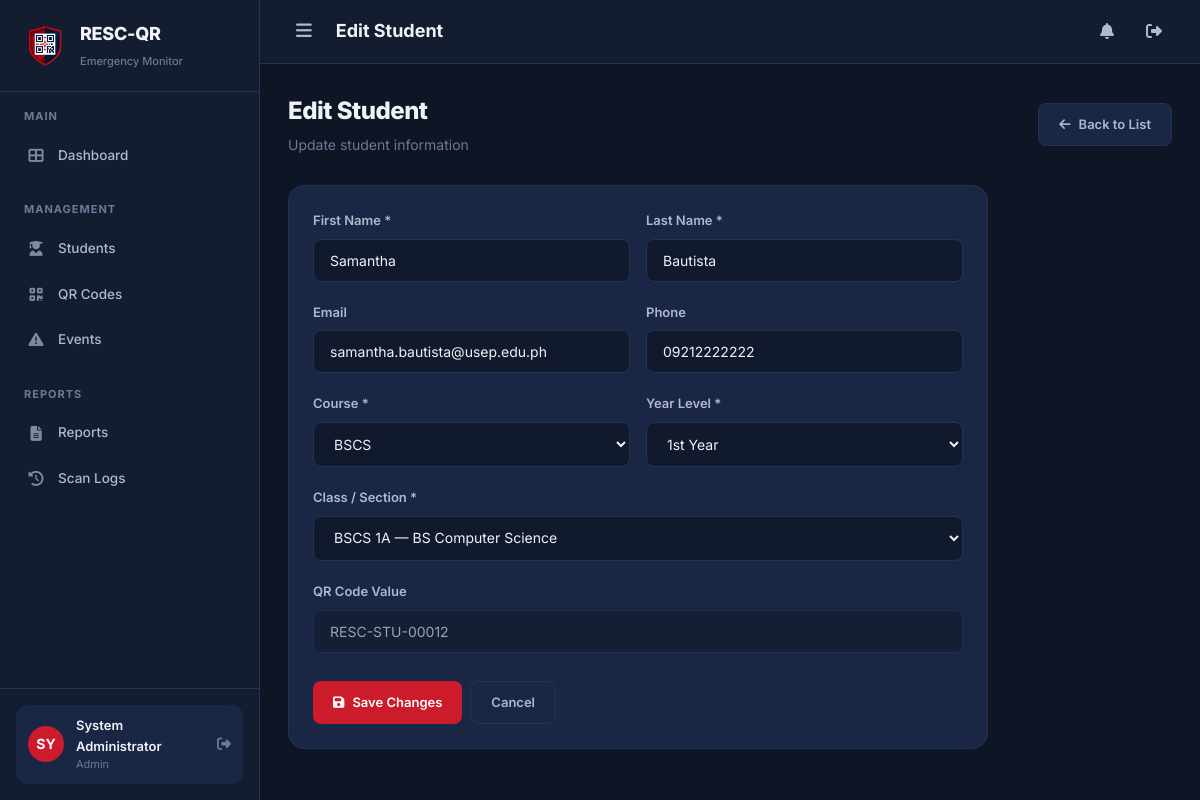
Page /student/edit/12 (signed in) on the committed database.
### tables this page shows
CREATE TABLE IF NOT EXISTS `student` (
    `student_id` INT AUTO_INCREMENT PRIMARY KEY,
    `class_id` INT NOT NULL,
    `first_name` VARCHAR(100) NOT NULL,
    `last_name` VARCHAR(100) NOT NULL,
    `email` VARCHAR(150) DEFAULT NULL,
    `password_hash` VARCHAR(255) DEFAULT NULL,
    `phone` VARCHAR(20) DEFAULT NULL,
    `course` VARCHAR(100) NOT NULL,
    `year_level` VARCHAR(20) NOT NULL,
    `qr_code_value` VARCHAR(255) DEFAULT NULL UNIQUE,
    `profile_image` VARCHAR(255) DEFAULT NULL,
    `profile_status` ENUM('Active','Inactive') DEFAULT 'Active',
    `created_at` DATETIME DEFAULT CURRENT_TIMESTAMP,
    `updated_at` DATETIME DEFAULT CURRENT_TIMESTAMP ON UPDATE CURRENT_TIMESTAMP,
    FOREIGN KEY (`class_id`) REFERENCES `class`(`class_id`) ON DELETE CASCADE
);

CREATE TABLE IF NOT EXISTS `class` (
    `class_id` INT AUTO_INCREMENT PRIMARY KEY,
    `section_name` VARCHAR(100) NOT NULL,
    `program` VARCHAR(150) NOT NULL,
    `year_level` VARCHAR(20) NOT NULL,
    `created_at` DATETIME DEFAULT CURRENT_TIMESTAMP,
    `updated_at` DATETIME DEFAULT CURRENT_TIMESTAMP ON UPDATE CURRENT_TIMESTAMP
);

### app/controllers/StudentController.php (called while the page is built, shortened)
<?php
class StudentController extends Controller {
    private $studentModel;
    private $classModel;
    public function __construct() {
        $this->studentModel = $this->model('Student');
        $this->classModel   = $this->model('ClassModel');
    }
    public function edit($id = null) {
        $id = InputValidator::validateId($id);
        $student = $this->studentModel->findStudentById($id);
        $classes = $this->classModel->getAll();
        $data = ['pageTitle' => 'Edit Student', 'student' => $student, 'classes' => $classes];
        $this->view('admin/students/edit', $data);
    }
}

### core/App.php (called while the page is built, shortened)
<?php
class App {
    protected $controller = 'AuthController';
    protected $method = 'index';
    public function __construct() {
        $url = $this->parseUrl();
        $controllerName = !empty($url[0]) ? ucfirst($url[0]) . 'Controller' : $this->controller;
        $controllerMap = [
            'AuthController'          => 'AuthController',
            'DashboardController'     => 'DashboardController',
            'StudentController'       => 'StudentController',
            'QrController'            => 'QRController',
            'QRController'            => 'QRController',
            'ScanController'          => 'ScanController',
            'EventController'        => 'EventController',
            'ReportController'        => 'ReportController',
            'StudentviewController'   => 'StudentViewController',
            'StudentViewController'   => 'StudentViewController',
            'AttendanceController'    => 'AttendanceController',
            'ApiController'           => 'ApiController',
        ];
        $urlSegment = !empty($url[0]) ? $url[0] : 'auth';
        $possibleController = ucfirst(strtolower($urlSegment)) . 'Controller';
        if (isset($controllerMap[$possibleController])) {
            $controllerName = $controllerMap[$possibleController];
        } elseif ($urlSegment === 'api' && !empty($url[1])) {
            $possibleController = ucfirst(strtolower($url[1])) . 'Controller';
            if (isset($controllerMap[$possibleController])) {
                $controllerName = $controllerMap[$possibleController];
                array_shift($url);
            }
        } else {
            $controllerName = $this->controller;
        }
        $controllerFile = ROOT_PATH . '/app/controllers/' . $controllerName . '.php';
        if (file_exists($controllerFile)) {
            $this->controller = new $controllerName();
        } else {
            require_once ROOT_PATH . '/app/controllers/AuthController.php';
            $this->controller = new AuthController();
        }
        array_shift($url);
        if (!empty($url[0]) && method_exists($this->controller, $url[0])) {
            $this->method = $url[0];
            array_shift($url);
        }
        $this->params = $url ? array_values($url) : [];
        call_user_func_array([$this->controller, $this->method], $this->params);
    }
    private function parseUrl() {
        if (isset($_GET['url'])) {
            return explode('/', filter_var(rtrim($_GET['url'], '/'), FILTER_SANITIZE_URL));
        }
        return [];
    }
}

### index.php (called while the page is built, shortened)
<?php
require_once ROOT_PATH . '/config/app.php';
require_once ROOT_PATH . '/app/helpers/session_helper.php';
require_once ROOT_PATH . '/app/helpers/url_helper.php';
require_once ROOT_PATH . '/app/helpers/validation_helper.php';
require_once ROOT_PATH . '/core/Database.php';
require_once ROOT_PATH . '/core/Model.php';
require_once ROOT_PATH . '/core/Controller.php';
require_once ROOT_PATH . '/core/App.php';
$app = new App();

### app/helpers/url_helper.php (called while the page is built, shortened)
<?php
function baseUrl($path = '') {
    return BASE_URL . '/' . ltrim($path, '/');
}

### core/Database.php (called while the page is built, shortened)
<?php
class Database {
    private static $instance = null;
    private $pdo;
    private function __construct() {
        $dsn = 'mysql:host=' . DB_HOST . ';dbname=' . DB_NAME . ';charset=' . DB_CHARSET;
        $options = [
            PDO::ATTR_ERRMODE            => PDO::ERRMODE_EXCEPTION,
            PDO::ATTR_DEFAULT_FETCH_MODE => PDO::FETCH_ASSOC,
            PDO::ATTR_EMULATE_PREPARES   => false,
        ];
        try {
            $this->pdo = new PDO($dsn, DB_USER, DB_PASS, $options);
        } catch (PDOException $e) {
            die('Database connection failed: ' . $e->getMessage());
        }
    }
    public static function getInstance() {
        if (self::$instance === null) {
            self::$instance = new self();
        }
        return self::$instance;
    }
    public function getConnection() {
        return $this->pdo;
    }
}

### app/helpers/validation_helper.php (called while the page is built, shortened)
<?php
class InputValidator {
    public static function validateId($id) {
        return filter_var($id, FILTER_VALIDATE_INT, ['options' => ['min_range' => 1]]);
    }
}

### core/Model.php (called while the page is built, shortened)
<?php
class Model {
    protected $db;
    public function __construct() {
        $this->db = Database::getInstance()->getConnection();
    }
    protected function query($sql, $params = []) {
        $stmt = $this->db->prepare($sql);
        $stmt->execute($params);
        return $stmt;
    }
    protected function findAll($table, $orderBy = 'created_at DESC') {
        $stmt = $this->db->prepare("SELECT * FROM {$table} ORDER BY {$orderBy}");
        $stmt->execute();
        return $stmt->fetchAll();
    }
}

### app/models/Student.php (called while the page is built, shortened)
<?php
class Student extends Model {
    public function findStudentById($id) {
        $stmt = $this->query(
            "SELECT s.*, c.section_name, c.program
             FROM student s JOIN class c ON s.class_id = c.class_id
             WHERE s.student_id = :id",
            [':id' => $id]
        );
        return $stmt->fetch();
    }
}

### app/helpers/session_helper.php (called while the page is built, shortened)
<?php
function e($string) {
    return htmlspecialchars($string ?? '', ENT_QUOTES, 'UTF-8');
}

### app/models/ClassModel.php (called while the page is built, shortened)
<?php
class ClassModel extends Model {
    public function getAll() {
        return $this->findAll('class', 'program ASC, year_level ASC, section_name ASC');
    }
}

### app/views/admin/students/edit.php (the view, shortened to what this page needs)
<div class="page-header">
    <div>
        <h1>Edit Student</h1>
        <p>Update student information</p>
    </div>
    <a href="<?= baseUrl('student') ?>" class="btn btn-secondary">
        <i class="fas fa-arrow-left"></i> Back to List
    </a>
</div>
<div class="card" style="max-width:700px;">
    <div class="card-body">
        <form id="editStudentForm">
            <div class="form-row">
                <div class="form-group">
                    <label for="first_name">First Name *</label>
                    <input type="text" class="form-control" id="first_name" name="first_name" value="<?= e($student['first_name']) ?>" required>
                </div>
                <div class="form-group">
                    <label for="last_name">Last Name *</label>
                    <input type="text" class="form-control" id="last_name" name="last_name" value="<?= e($student['last_name']) ?>" required>
                </div>
            </div>
            <div class="form-row">
                <div class="form-group">
                    <label for="email">Email</label>
                    <input type="email" class="form-control" id="email" name="email" value="<?= e($student['email'] ?? '') ?>">
                </div>
                <div class="form-group">
                    <label for="phone">Phone</label>
                    <input type="text" class="form-control" id="phone" name="phone" value="<?= e($student['phone'] ?? '') ?>">
                </div>
            </div>
            <div class="form-row">
                <div class="form-group">
                    <label for="course">Course *</label>
                    <select class="form-control" id="course" name="course" required>
                        <?php foreach (['BSIT','BSCS','BSIS','BSEd','BSBA'] as $c): ?>
                            <option value="<?= $c ?>" <?= $student['course'] === $c ? 'selected' : '' ?>><?= $c ?></option>
                        <?php endforeach; ?>
                    </select>
                </div>
                <div class="form-group">
                    <label for="year_level">Year Level *</label>
                    <select class="form-control" id="year_level" name="year_level" required>
                        <?php foreach (['1st Year','2nd Year','3rd Year','4th Year'] as $y): ?>
                            <option value="<?= $y ?>" <?= $student['year_level'] === $y ? 'selected' : '' ?>><?= $y ?></option>
                        <?php endforeach; ?>
                    </select>
                </div>
            </div>
            <div class="form-group">
                <label for="class_id">Class / Section *</label>
                <select class="form-control" id="class_id" name="class_id" required>
                    <?php foreach ($classes as $cls): ?>
                        <option value="<?= e($cls['class_id']) ?>" <?= $student['class_id'] == $cls['class_id'] ? 'selected' : '' ?>>
                            <?= e($cls['section_name'] . ' — ' . $cls['program']) ?>
                        </option>
                    <?php endforeach; ?>
                </select>
            </div>
            <div class="form-group">
                <label>QR Code Value</label>
                <input type="text" class="form-control" value="<?= e($student['qr_code_value'] ?? 'Not assigned') ?>" disabled style="opacity:0.6;">
            </div>
            <div class="d-flex gap-1" style="margin-top:28px;">
                <button type="submit" class="btn btn-primary" id="submitBtn">
                    <i class="fas fa-save"></i> <span class="btn-text">Save Changes</span>
                </button>
                <a href="<?= baseUrl('student') ?>" class="btn btn-secondary">Cancel</a>
            </div>
        </form>
    </div>
</div>

### public/css/style.css (style rules this page uses)
:root { --bg-primary: #0e1525; --bg-secondary: #141d30; --bg-card: #1a2744; --bg-card-hover: #213050; --bg-input: #111a2c; --border-color: #243352; --border-hover: #2e4068; --text-primary: #f0f2f7; --text-secondary: #b0b8cc; --text-muted: #6b7a96; --accent-primary: #cc1b2b; --accent-primary-hover: #e52535; --accent-secondary: #1a2744; --accent-success: #10b981; --accent-warning: #f59e0b; --accent-danger: #ef4444; --accent-info: #3b82f6; --accent-navy: #1a2744; --accent-red: #cc1b2b; --accent-red-bright: #e52535; --shadow-sm: 0 2px 8px rgba(0,0,0,0.25); --shadow-md: 0 8px 24px rgba(0,0,0,0.35); --shadow-lg: 0 20px 48px rgba(0,0,0,0.45); --radius-sm: 8px; --radius-md: 12px; --radius-lg: 16px; --radius-xl: 20px; --sidebar-width: 260px; --header-height: 64px; --transition: all 0.25s cubic-bezier(0.4, 0, 0.2, 1); }
* { margin: 0; padding: 0; box-sizing: border-box; }
body { font-family: 'Inter', -apple-system, BlinkMacSystemFont, sans-serif; background: var(--bg-primary); color: var(--text-primary); line-height: 1.6; font-size: 14px; overflow-x: hidden; }
a { color: var(--accent-red-bright); text-decoration: none; transition: var(--transition); }
.page-header { display: flex; align-items: center; justify-content: space-between; margin-bottom: 28px; }
.page-header h1 { font-size: 24px; font-weight: 800; letter-spacing: -0.5px; }
.page-header p { color: var(--text-muted); font-size: 14px; margin-top: 4px; }
.card { background: var(--bg-card); border: 1px solid var(--border-color); border-radius: var(--radius-lg); overflow: hidden; transition: var(--transition); }
.card-body { padding: 24px; }
.btn { display: inline-flex; align-items: center; gap: 8px; padding: 10px 20px; border: none; border-radius: var(--radius-sm); font-size: 13px; font-weight: 600; cursor: pointer; transition: var(--transition); font-family: 'Inter', sans-serif; text-decoration: none; white-space: nowrap; }
.btn-primary { background: var(--accent-red); color: #fff; }
.btn-secondary { background: var(--bg-card); color: var(--text-secondary); border: 1px solid var(--border-color); }
.form-group { margin-bottom: 20px; }
.form-group label { display: block; margin-bottom: 8px; font-weight: 600; font-size: 13px; color: var(--text-secondary); }
.form-control { width: 100%; padding: 12px 16px; background: var(--bg-input); border: 1px solid var(--border-color); border-radius: var(--radius-sm); color: var(--text-primary); font-size: 14px; font-family: 'Inter', sans-serif; transition: var(--transition); }
select.form-control { cursor: pointer; }
.form-row { display: grid; grid-template-columns: 1fr 1fr; gap: 16px; }
.d-flex { display: flex; }
.gap-1 { gap: 8px; }

### rows in the picture
student: first_name "Samantha", last_name "Bautista", email "samantha.bautista@usep.edu.ph", phone "09212222222", course "BSCS", year_level "1st Year", class_id "BSCS 1A — BS Computer Science", qr_code_value "RESC-STU-00012"

### other values in the picture
APP_NAME "RESC-QR"
$initials "SY"
getUserName() "System Administrator"
getUserRole() "Admin"
$pageTitle "Edit Student"
